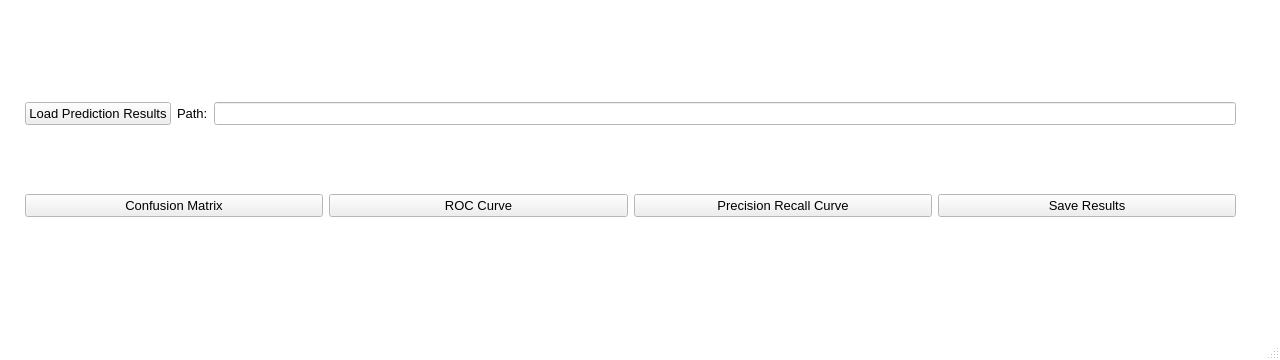
<?xml version="1.0" encoding="UTF-8"?>
<ui version="4.0">
 <class>PredictionsWindow</class>
 <widget class="QMainWindow" name="PredictionsWindow">
  <property name="geometry">
   <rect>
    <x>0</x>
    <y>0</y>
    <width>1280</width>
    <height>360</height>
   </rect>
  </property>
  <property name="minimumSize">
   <size>
    <width>1280</width>
    <height>360</height>
   </size>
  </property>
  <property name="maximumSize">
   <size>
    <width>1280</width>
    <height>360</height>
   </size>
  </property>
  <property name="palette">
   <palette>
    <active>
     <colorrole role="Base">
      <brush brushstyle="SolidPattern">
       <color alpha="255">
        <red>255</red>
        <green>255</green>
        <blue>255</blue>
       </color>
      </brush>
     </colorrole>
     <colorrole role="Window">
      <brush brushstyle="SolidPattern">
       <color alpha="255">
        <red>255</red>
        <green>255</green>
        <blue>255</blue>
       </color>
      </brush>
     </colorrole>
    </active>
    <inactive>
     <colorrole role="Base">
      <brush brushstyle="SolidPattern">
       <color alpha="255">
        <red>255</red>
        <green>255</green>
        <blue>255</blue>
       </color>
      </brush>
     </colorrole>
     <colorrole role="Window">
      <brush brushstyle="SolidPattern">
       <color alpha="255">
        <red>255</red>
        <green>255</green>
        <blue>255</blue>
       </color>
      </brush>
     </colorrole>
    </inactive>
    <disabled>
     <colorrole role="Base">
      <brush brushstyle="SolidPattern">
       <color alpha="255">
        <red>255</red>
        <green>255</green>
        <blue>255</blue>
       </color>
      </brush>
     </colorrole>
     <colorrole role="Window">
      <brush brushstyle="SolidPattern">
       <color alpha="255">
        <red>255</red>
        <green>255</green>
        <blue>255</blue>
       </color>
      </brush>
     </colorrole>
    </disabled>
   </palette>
  </property>
  <property name="font">
   <font>
    <pointsize>10</pointsize>
   </font>
  </property>
  <property name="windowTitle">
   <string>Predictions | Vinci ML Tool</string>
  </property>
  <property name="windowIcon">
   <iconset>
    <normalon>../res/ML4CYBER_Logo.png</normalon>
   </iconset>
  </property>
  <widget class="QWidget" name="centralwidget">
   <widget class="QWidget" name="verticalLayoutWidget">
    <property name="geometry">
     <rect>
      <x>25</x>
      <y>39</y>
      <width>1211</width>
      <height>241</height>
     </rect>
    </property>
    <layout class="QVBoxLayout" name="verticalLayout">
     <item>
      <layout class="QHBoxLayout" name="horizontalLayout_1">
       <item>
        <widget class="QPushButton" name="btn_LoadPredResults">
         <property name="text">
          <string>Load Prediction Results</string>
         </property>
        </widget>
       </item>
       <item>
        <widget class="QLabel" name="label_1">
         <property name="text">
          <string>Path:</string>
         </property>
        </widget>
       </item>
       <item>
        <widget class="QLineEdit" name="txtB_DatasetPath">
         <property name="enabled">
          <bool>true</bool>
         </property>
         <property name="readOnly">
          <bool>true</bool>
         </property>
        </widget>
       </item>
      </layout>
     </item>
     <item>
      <layout class="QHBoxLayout" name="horizontalLayout_2">
       <item>
        <widget class="QPushButton" name="btn_Vis_ConfMatrix">
         <property name="text">
          <string>Confusion Matrix</string>
         </property>
        </widget>
       </item>
       <item>
        <widget class="QPushButton" name="btn_Vis_ROC">
         <property name="text">
          <string>ROC Curve</string>
         </property>
        </widget>
       </item>
       <item>
        <widget class="QPushButton" name="btn_Vis_PRC">
         <property name="text">
          <string>Precision Recall Curve</string>
         </property>
        </widget>
       </item>
       <item>
        <widget class="QPushButton" name="btn_Help">
         <property name="text">
          <string>Save Results</string>
         </property>
        </widget>
       </item>
      </layout>
     </item>
    </layout>
   </widget>
  </widget>
  <widget class="QMenuBar" name="menubar">
   <property name="geometry">
    <rect>
     <x>0</x>
     <y>0</y>
     <width>1280</width>
     <height>26</height>
    </rect>
   </property>
  </widget>
  <widget class="QStatusBar" name="statusbar"/>
 </widget>
 <resources>
  <include location="../res/menu_res.qrc"/>
 </resources>
 <connections/>
</ui>
